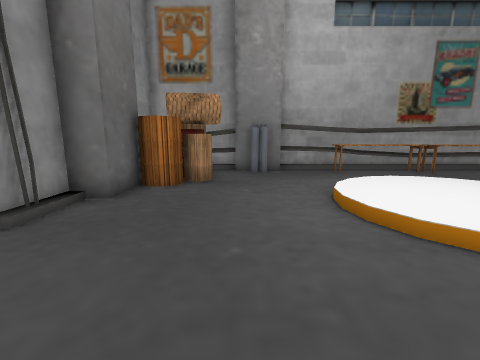
view 1 (above)

19 first-person views from a walk through a scene from a Unity 3-D project. The camera is 1.4 m above the floor, tilts 10° down and sees 90° across. The floor is counted in squares, 1 m on a side. Each view is taken from the middle of a square. On the plan, view 1 faces up. The plan holds only what a view shows up to about 13 squares ahead; the rest is blank. Some animated figures are not drawn. Some surface patterns are stand-ins.

view 2
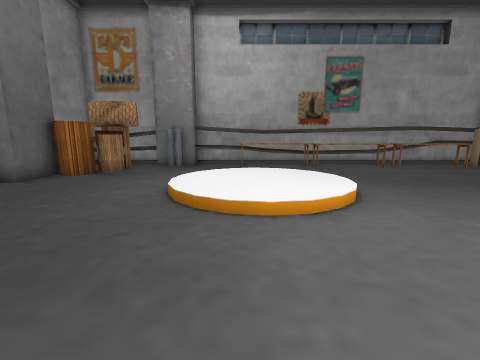

view 3
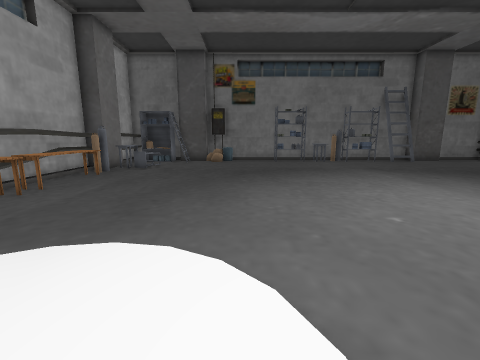

view 4
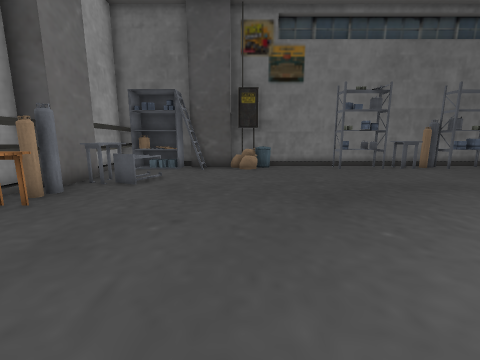

view 5
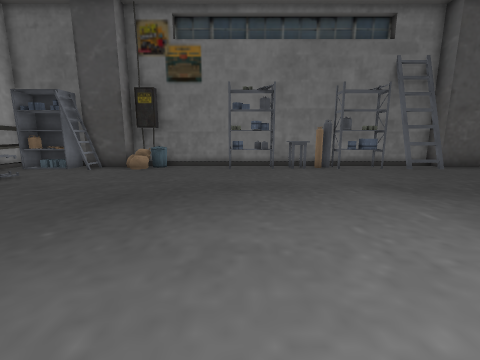

view 6
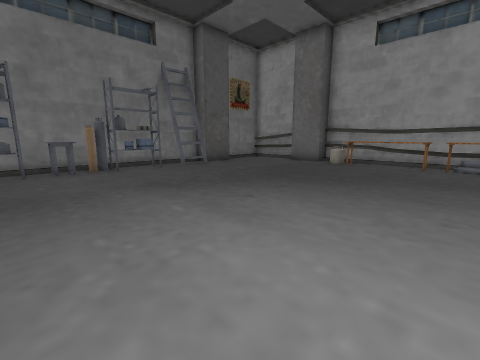

view 7
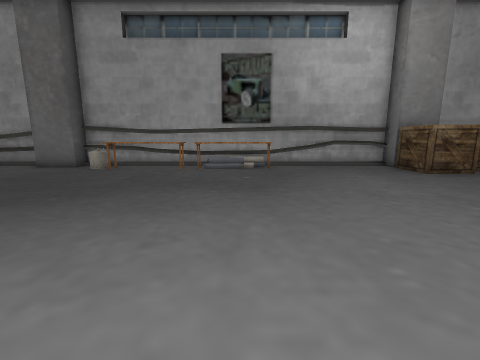

view 8
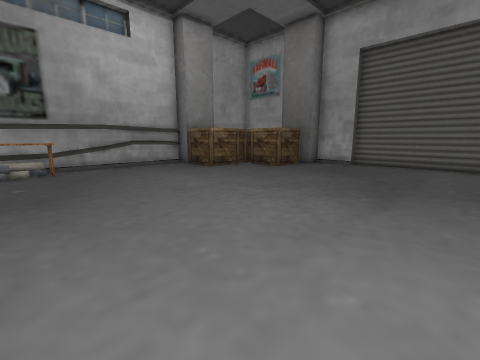

view 9
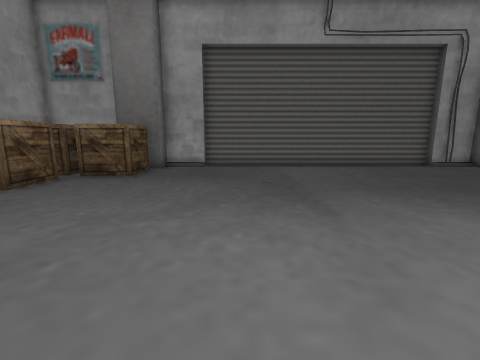

view 10
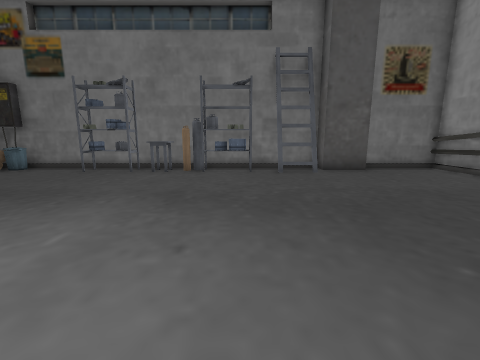

view 11
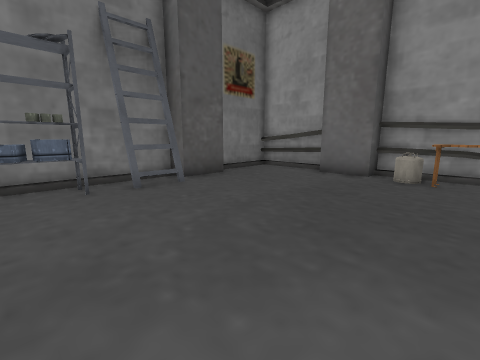

view 12
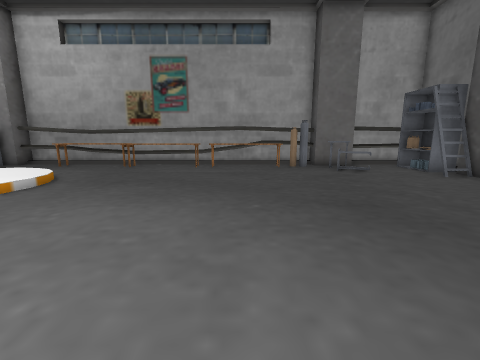

view 13
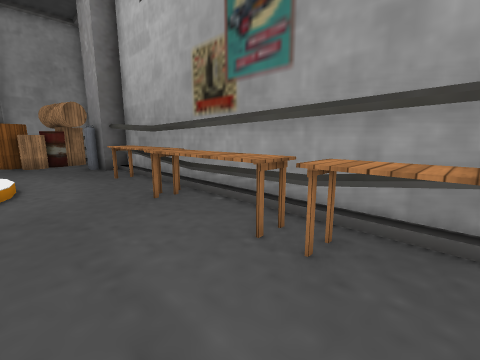

view 14
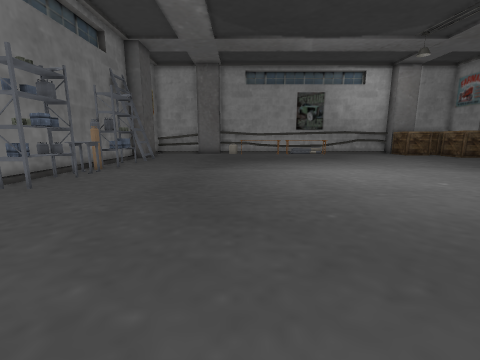

view 15
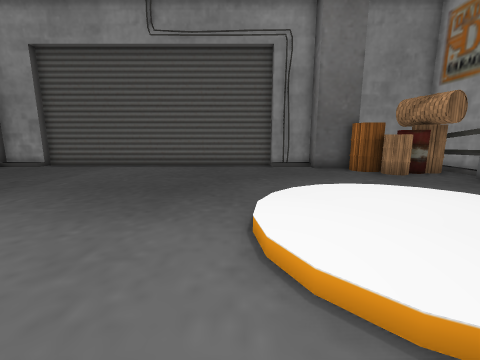

view 16
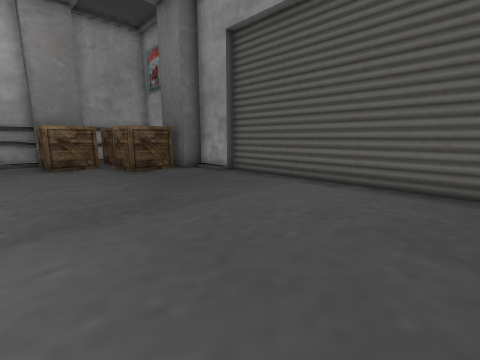

view 17
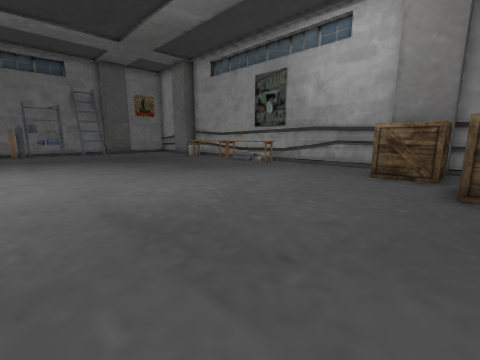

view 18
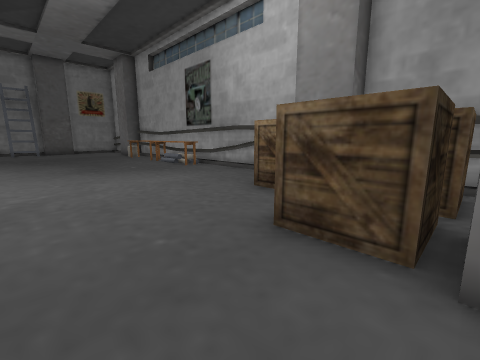

view 19
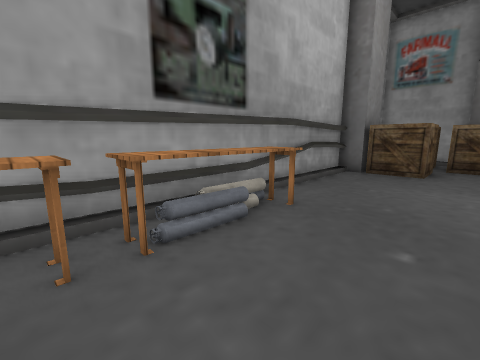

### Floor plan
Key: @ floor where view 1 was taken; # wall or solid block; . main floor; : floor 0.25 m higher than the main floor; / step, stairs or slope; B barrel; E bench; R rack; I bin; T tank; A box; O other object.
Columns run from 4 left of view 1 to 23 right of it. Each row starts with its distance up from view 1.
 11 ############################
 10 # B###..EEEEEEEEEEEE###..R##
  9 # BB........EEEEEEEE.OO..RR#
  8 #BBB..................O..RR#
  7 ##B....////..............###
  6 ##.....::::/..............#
  5 #...../::::/............. ##
  4 #...../::::/.............II#
  3 #....../::/................#
  2 #.......//.................#
  1 #..........................#
  0 #...@....................TR#
 -1 #........................RR#
 -2 #........................O##
 -3 #........................OO#
 -4 #.........................##
 -5 #........................TR#
 -6 #........................TR#
 -7 #..........................#
 -8 #........................#.#
 -9 #........................#.#
-10 ##AA......................##
-11 ## A......................##
-12 #AAAAA.....................#
-13 #AAAA A....................#
-14  A AAAA.....EEEEEEEEO##....#
-15  ###########################

Positions as (right, up) in squares from view 1, and headings:
1: (0, 0), facing up
2: (4, -2), facing up
3: (4, 3), facing right
4: (10, 5), facing right
5: (10, 0), facing right
6: (10, -1), facing down-right
7: (9, -3), facing down
8: (9, -3), facing down-left
9: (8, -6), facing left
10: (11, -6), facing right
11: (14, -5), facing down-right
12: (13, -2), facing up
13: (13, 7), facing up-left
14: (15, 7), facing down
15: (8, 2), facing left
16: (3, 0), facing down-left
17: (-1, -3), facing down-right
18: (-3, -7), facing down-right
19: (12, -11), facing down-left
